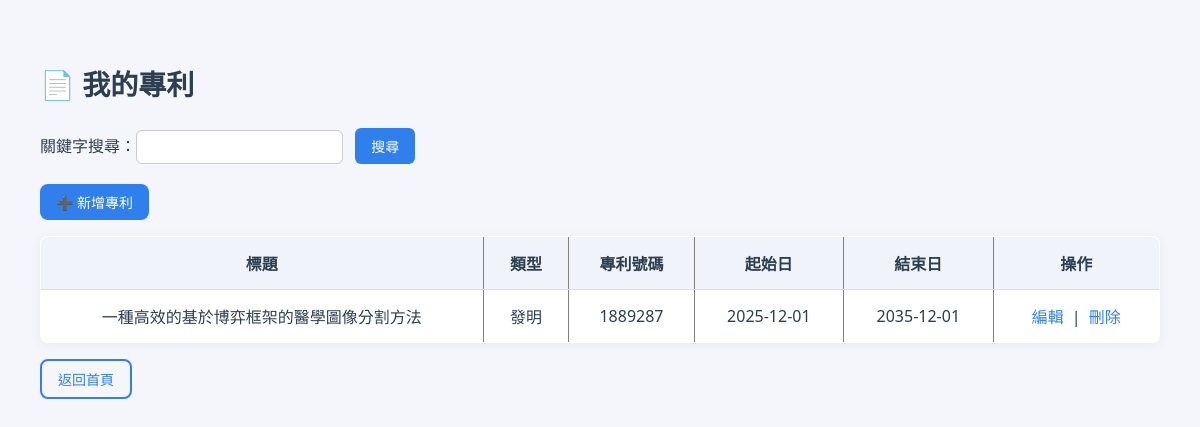
The page /patent_list.php (signed in) on the database its author committed.
### tables this page shows
CREATE TABLE `Patent` (
  `teacher_id` int(11) NOT NULL,
  `title` varchar(255) DEFAULT NULL,
  `type` varchar(50) DEFAULT NULL,
  `number` varchar(100) NOT NULL,
  `start_date` date DEFAULT NULL,
  `end_date` date DEFAULT NULL
);

### patent_list.php (the view, shortened to what this page needs)
<?php
require_once 'phpdb.php';
$teacher_id = $_SESSION['teacher_id'];
$keyword = $_GET['q'] ?? '';
?>
<!DOCTYPE html>
<html lang="zh-Hant">
<head>
    <link rel="stylesheet" href="patent_list_style.css">
</head>
<body>
<div class = "container">
<h2>📄 我的專利</h2>
<form method="get">
    關鍵字搜尋：<input type="text" name="q" value="<?= htmlspecialchars($keyword) ?>">
    <input type="submit" value="搜尋" class="btn">
</form>
<p><a href="patent_insert.php" class="btn">➕ 新增專利</a></p>
<table border="1" cellpadding="10">
    <tr>
        <th>標題</th>
        <th>類型</th>
        <th>專利號碼</th>
        <th>起始日</th>
        <th>結束日</th>
        <th>操作</th>
    </tr>
    <?php
    if ($keyword !== '') {
        $stmt = mysqli_prepare($link, "SELECT * FROM Patent WHERE teacher_id = ? AND (title LIKE ? OR number LIKE ?)");
        $kw = "%$keyword%";
        mysqli_stmt_bind_param($stmt, 'iss', $teacher_id, $kw, $kw);
    } else {
        $stmt = mysqli_prepare($link, "SELECT * FROM Patent WHERE teacher_id = ?");
        mysqli_stmt_bind_param($stmt, 'i', $teacher_id);
    }
    mysqli_stmt_execute($stmt);
    $result = mysqli_stmt_get_result($stmt);
    while ($row = mysqli_fetch_assoc($result)) {
        echo "<tr>";
        echo "<td>" . htmlspecialchars($row['title']) . "</td>";
        echo "<td>" . htmlspecialchars($row['type']) . "</td>";
        echo "<td>" . htmlspecialchars($row['number']) . "</td>";
        echo "<td>" . htmlspecialchars($row['start_date']) . "</td>";
        echo "<td>" . htmlspecialchars($row['end_date']) . "</td>";
        echo "<td><a href='patent_update.php?number=" . urlencode($row['number']) . "'>編輯</a> | ";
        echo "<a href='patent_delete.php?number=" . urlencode($row['number']) . "' onclick='return confirm(\"確定要刪除此專利？\")'>刪除</a></td>";
        echo "</tr>";
    }
    ?>
</table>
    <p><a href="index576.php" class="btn btn-outline">返回首頁</a></p>
</div>
</body>
</html>

### patent_list_style.css (style rules this page uses)
body { font-family: "Noto Sans TC", "Segoe UI", Tahoma, sans-serif; background-color: #f4f6fb; margin: 0; padding: 40px; color: #2c3e50; }
h2 { font-size: 28px; margin-bottom: 25px; }
form { margin-bottom: 20px; }
input[type="text"] { padding: 8px 12px; font-size: 14px; border-radius: 6px; border: 1px solid #ccc; margin-right: 8px; }
input[type="submit"] { padding: 8px 16px; font-size: 14px; background-color: #2f80ed; color: white; border: none; border-radius: 6px; cursor: pointer; transition: all 0.2s ease; }
table { width: 100%; border-collapse: collapse; margin-top: 15px; background: white; border-radius: 8px; box-shadow: 0 2px 12px rgba(0,0,0,0.05); overflow: hidden; }
th, td { padding: 14px 18px; border-bottom: 1px solid #e0e0e0; text-align: center; }
th { background-color: #f0f4fa; font-weight: 600; }
td a { color: #2f80ed; text-decoration: none; font-weight: 500; margin: 0 4px; }
.btn { display: inline-block; padding: 8px 16px; font-size: 14px; background-color: #2f80ed; color: white; border: none; border-radius: 8px; cursor: pointer; font-weight: 500; text-decoration: none; transition: all 0.3s ease; }
.btn-outline { background-color: transparent; border: 2px solid #2f80ed; color: #2f80ed; }

### rows shown on the page
patent: title "一種高效的基於博弈框架的醫學圖像分割方法", type "發明", number "1889287", start_date "2025-12-01", end_date "2035-12-01"
